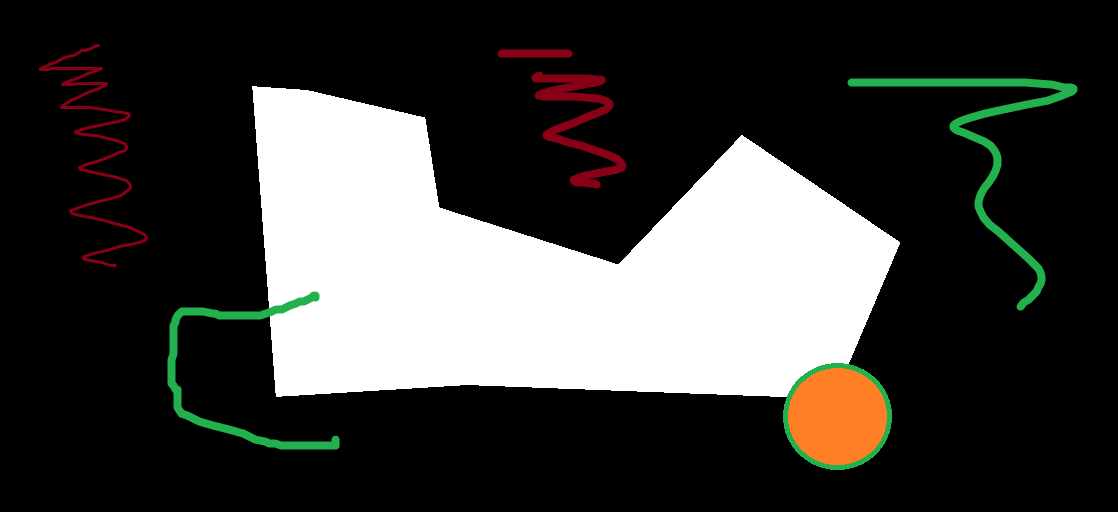
#> input picture Assignment-8/1810476144/s.png, 1118 x 512 px
$ python 1810476144.py
#> lines starting #> are read from the running program, lines starting #| are printed output that depends on the picture; after the words box and inside, x2 and y2 are one past the last pixel; in counts of white or black regions, pixels touching at a corner belong together
import matplotlib.pyplot as plt
import cv2
from numpy import dtype, uint, uint8
import numpy as np

def plot_image(img_set):
    subplot_row = 4
    subplot_column = 4
    j = 1

    plt.figure(figsize = (15, 15))

    for i in img_set:
        plt.subplot(subplot_row, subplot_column, j)

        if(img_set[i][1] != ""):
            plt.imshow(img_set[i][0], cmap = img_set[i][1])
        else:
            plt.imshow(img_set[i][0])

        plt.title(i)
        j += 1

    plt.savefig("Morphological analysis")
    plt.show()

def main():
    rgb_img = plt.imread('./s.png')
#> rgb_img is the input picture: shape (512, 1118, 4) float32; mean R, G, B, A 0.244, 0.241, 0.231, 1

    gray_img = cv2.cvtColor(rgb_img, cv2.COLOR_BGR2GRAY)
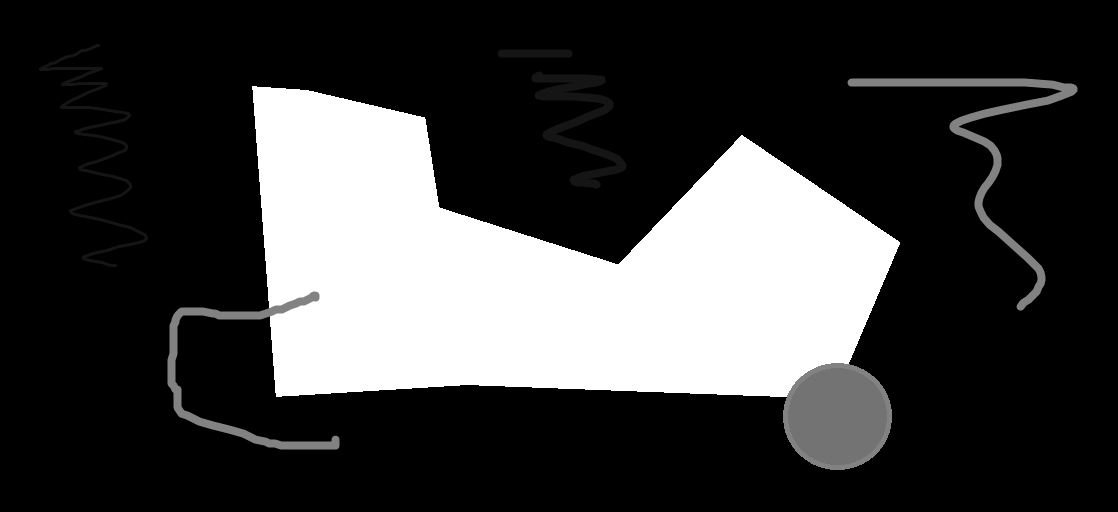
#> gray_img: shape (512, 1118) float32; min 0, max 1, mean 0.238

    _, bin_img = cv2.threshold(gray_img, 0, 1, cv2.THRESH_BINARY)
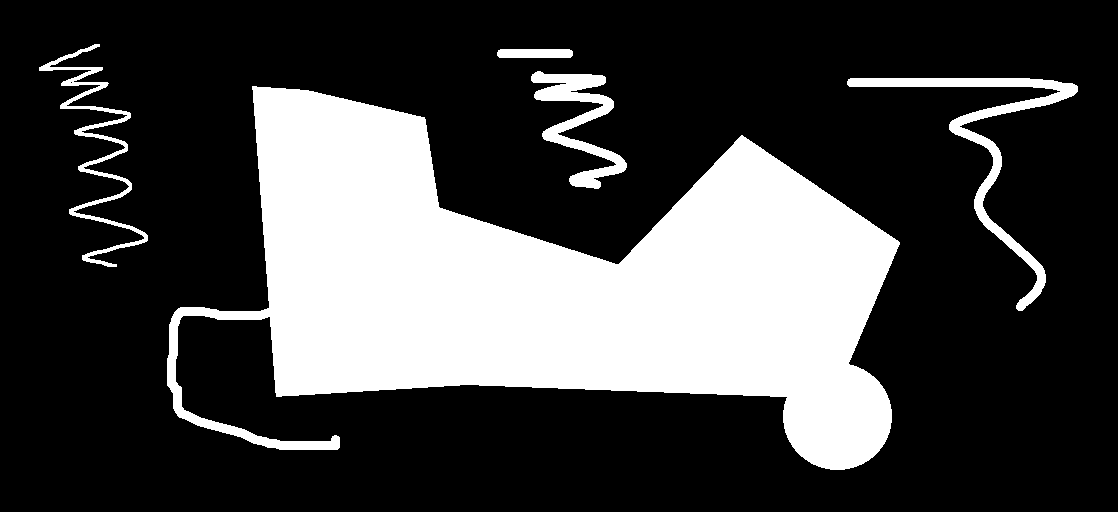
#> bin_img: shape (512, 1118) float32; values 0 (black) and 1 (white), 26.8% white; 5 white regions, box (x1, y1, x2, y2) and area: (167, 86, 900, 470) 140446, (847, 78, 1078, 311) 5417, (531, 71, 627, 189) 3801, (39, 44, 148, 267) 3005, (497, 49, 573, 58) 669

    kernel_1 = cv2.getStructuringElement(cv2.MORPH_RECT,(35,35))
    kernel_2 = cv2.getStructuringElement(cv2.MORPH_ELLIPSE,(35,35))
    kernel_3 = cv2.getStructuringElement(cv2.MORPH_CROSS,(35,35))

    dilation_1 = cv2.dilate(bin_img,kernel_1)
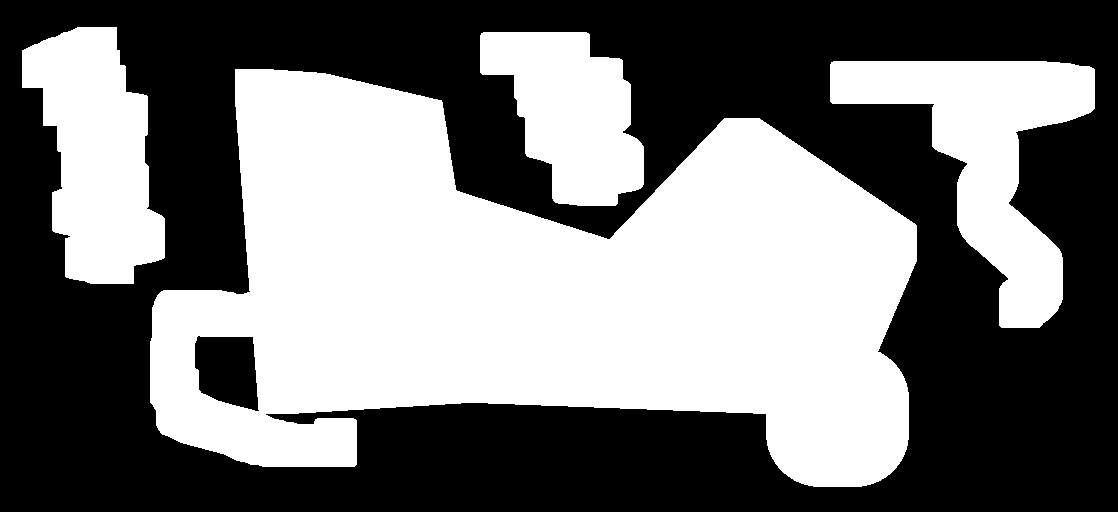
#> dilation_1: shape (512, 1118) float32; values 0 (black) and 1 (white), 46.7% white; 4 white regions, box (x1, y1, x2, y2) and area: (150, 69, 917, 487) 196491, (830, 61, 1095, 328) 28179, (22, 27, 165, 284) 23709, (480, 32, 644, 206) 18667
    dilation_2 = cv2.dilate(bin_img,kernel_2)
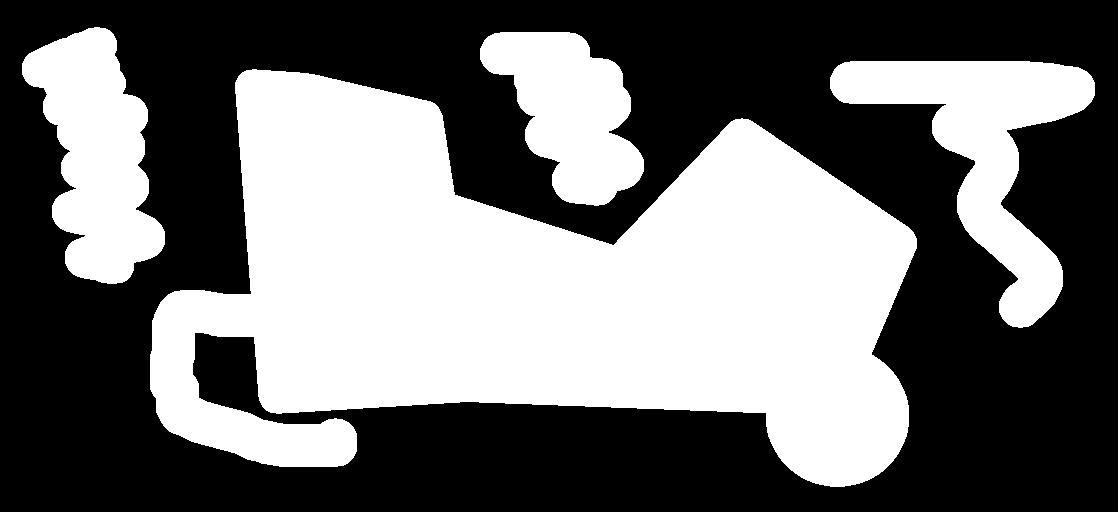
#> dilation_2: shape (512, 1118) float32; values 0 (black) and 1 (white), 44% white; 4 white regions, box (x1, y1, x2, y2) and area: (150, 69, 917, 487) 188238, (830, 61, 1095, 328) 24962, (22, 27, 165, 284) 21497, (480, 32, 644, 206) 17045
    dilation_3 = cv2.dilate(bin_img,kernel_3)
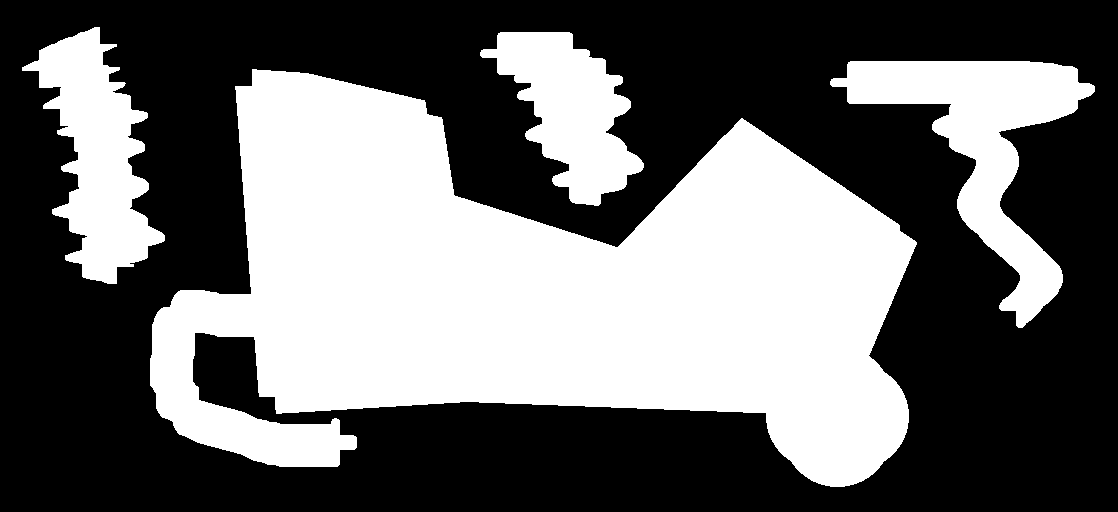
#> dilation_3: shape (512, 1118) float32; values 0 (black) and 1 (white), 41.5% white; 4 white regions, box (x1, y1, x2, y2) and area: (150, 69, 917, 487) 183809, (830, 61, 1095, 328) 22191, (22, 27, 165, 284) 17204, (480, 32, 644, 206) 14500

    erosion_1 = cv2.erode(bin_img, kernel_1)
#> erosion_1: shape (512, 1118) float32; values 0 (black) and 1 (white), 17% white; 1 white region, box (x1, y1, x2, y2) and area: (272, 106, 872, 450) 97475
    erosion_2 = cv2.erode(bin_img, kernel_2)
#> erosion_2: shape (512, 1118) float32; values 0 (black) and 1 (white), 18.1% white; 1 white region, box (x1, y1, x2, y2) and area: (271, 105, 879, 453) 103385
    erosion_3 = cv2.erode(bin_img, kernel_3)
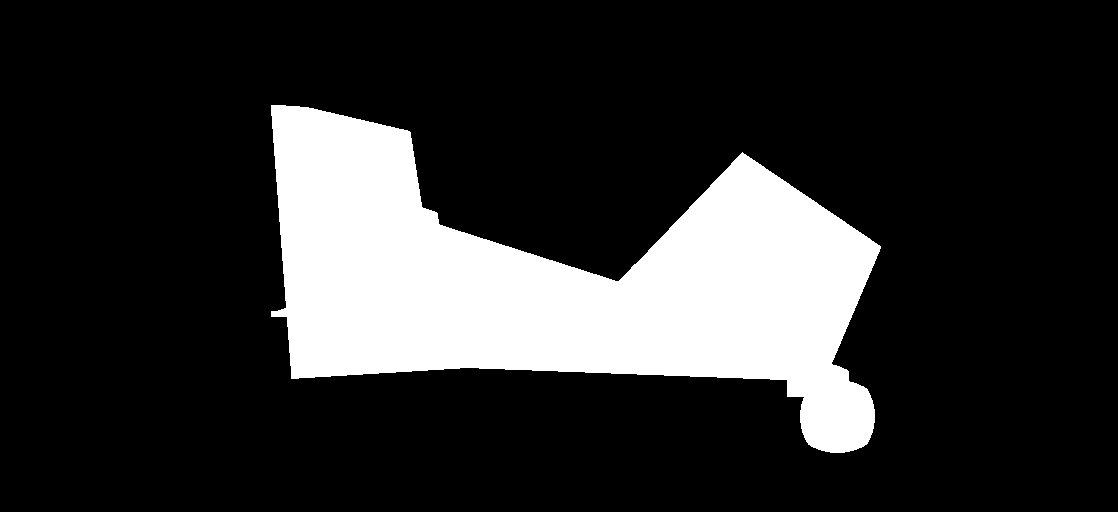
#> erosion_3: shape (512, 1118) float32; values 0 (black) and 1 (white), 18.6% white; 1 white region, box (x1, y1, x2, y2) and area: (271, 105, 881, 453) 106185

    opening_1 = cv2.morphologyEx(bin_img, cv2.MORPH_OPEN, kernel_1)
#> opening_1: shape (512, 1118) float32; values 0 (black) and 1 (white), 23.8% white; 1 white region, box (x1, y1, x2, y2) and area: (255, 89, 889, 467) 136371
    opening_2 = cv2.morphologyEx(bin_img, cv2.MORPH_OPEN, kernel_2)
#> opening_2: shape (512, 1118) float32; values 0 (black) and 1 (white), 23.9% white; 1 white region, box (x1, y1, x2, y2) and area: (254, 88, 896, 470) 136840
    opening_3 = cv2.morphologyEx(bin_img, cv2.MORPH_OPEN, kernel_3)
#> opening_3: shape (512, 1118) float32; values 0 (black) and 1 (white), 23.8% white; 1 white region, box (x1, y1, x2, y2) and area: (254, 88, 898, 470) 136151

    closing_1 = cv2.morphologyEx(bin_img, cv2.MORPH_CLOSE, kernel_1)
#> closing_1: shape (512, 1118) float32; values 0 (black) and 1 (white), 29.4% white; 4 white regions, box (x1, y1, x2, y2) and area: (167, 86, 900, 470) 141024, (39, 44, 148, 267) 10585, (847, 78, 1078, 311) 8595, (497, 49, 627, 189) 8059
    closing_2 = cv2.morphologyEx(bin_img, cv2.MORPH_CLOSE, kernel_2)
#> closing_2: shape (512, 1118) float32; values 0 (black) and 1 (white), 28.8% white; 4 white regions, box (x1, y1, x2, y2) and area: (167, 86, 900, 470) 140899, (39, 44, 148, 267) 9199, (847, 78, 1078, 311) 7493, (497, 49, 627, 189) 7486
    closing_3 = cv2.morphologyEx(bin_img, cv2.MORPH_CLOSE, kernel_3)
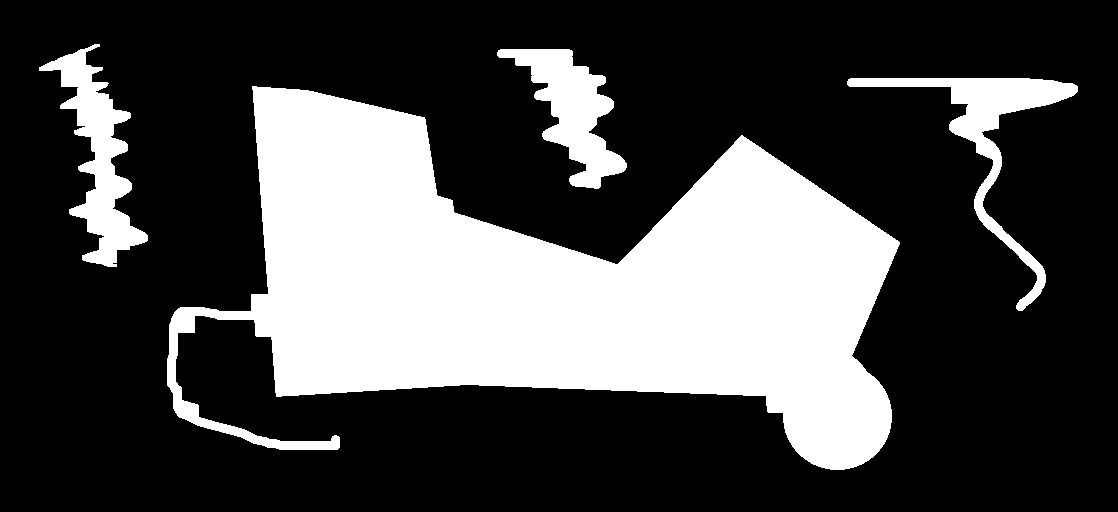
#> closing_3: shape (512, 1118) float32; values 0 (black) and 1 (white), 28.9% white; 4 white regions, box (x1, y1, x2, y2) and area: (167, 86, 900, 470) 142017, (39, 44, 148, 267) 8092, (847, 78, 1078, 311) 7745, (497, 49, 627, 189) 7359


    img_set =   {
                "Original image":[rgb_img, ""],

                "Binary image":[bin_img, "gray"],

                "Dilation 1":[dilation_1, "gray"],
                "Dilation 2":[dilation_2, "gray"],
                "Dilation 3":[dilation_3, "gray"],

                "Erosion 1":[erosion_1, "gray"],
                "Erosion 2":[erosion_2, "gray"],
                "Erosion 3":[erosion_3, "gray"],

                "Opening 1":[opening_1, "gray"],
                "Opening 2":[opening_2, "gray"],
                "Opening 3":[opening_3, "gray"],

                "Closing 1":[closing_1, "gray"],
                "Closing 2":[closing_2, "gray"],
                "Closing 3":[closing_3, "gray"],
                }

    plot_image(img_set)
#> the loop in plot_image, `for i in img_set:` made 14 passes
#> i on passes 1 to 12: 'Original image', 'Binary image', 'Dilation 1', 'Dilation 2', 'Dilation 3', 'Erosion 1', 'Erosion 2', 'Erosion 3', 'Opening 1', 'Opening 2', 'Opening 3', 'Closing 1'
#> after the loop in plot_image, `for i in img_set:`: j = 15

if __name__ == '__main__':
    main()
